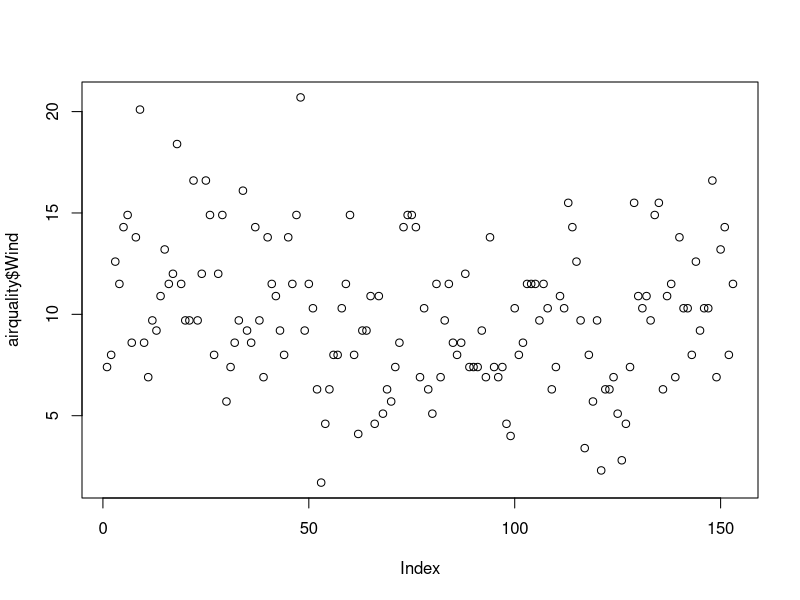
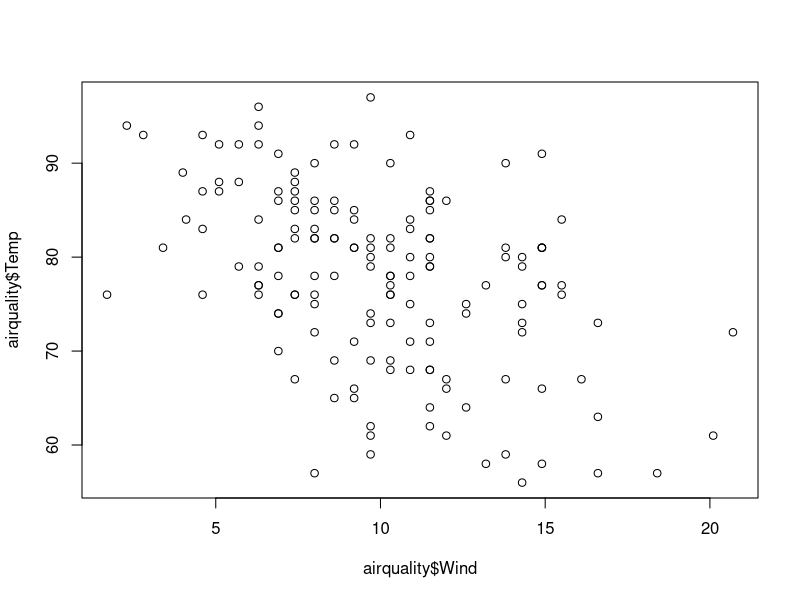
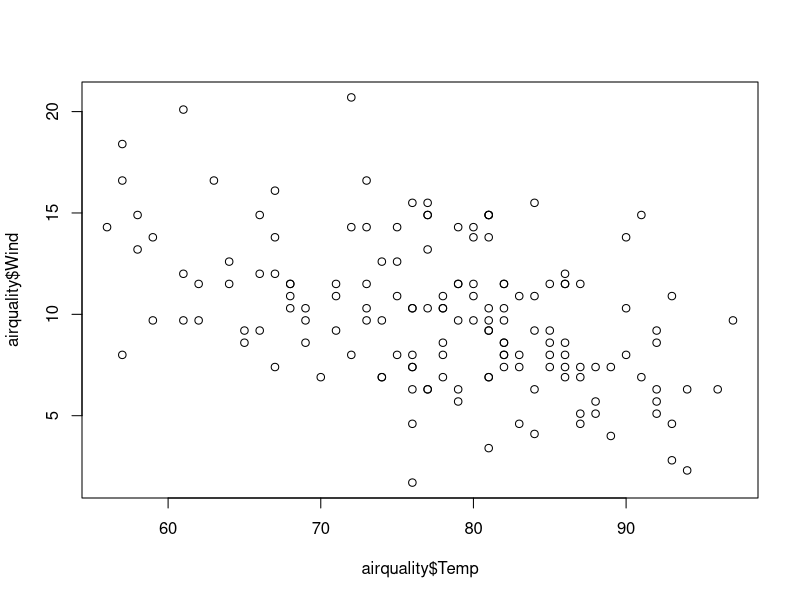
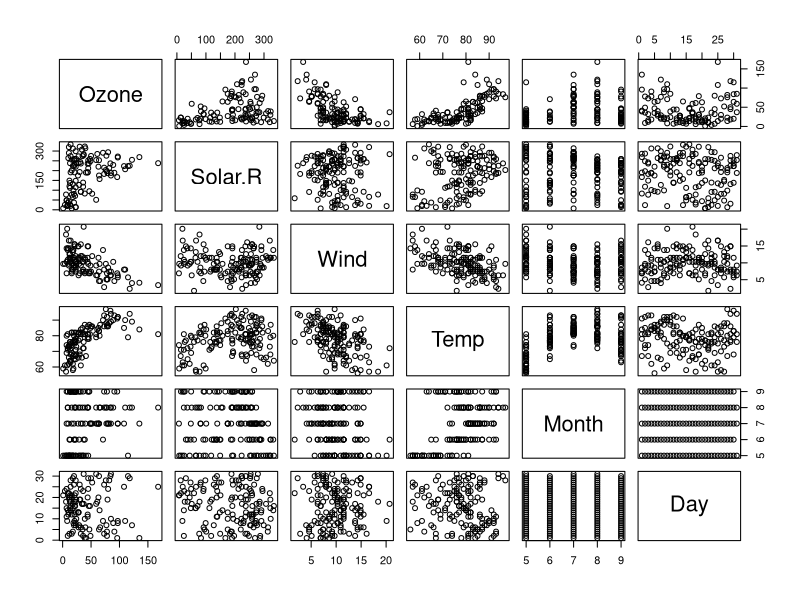
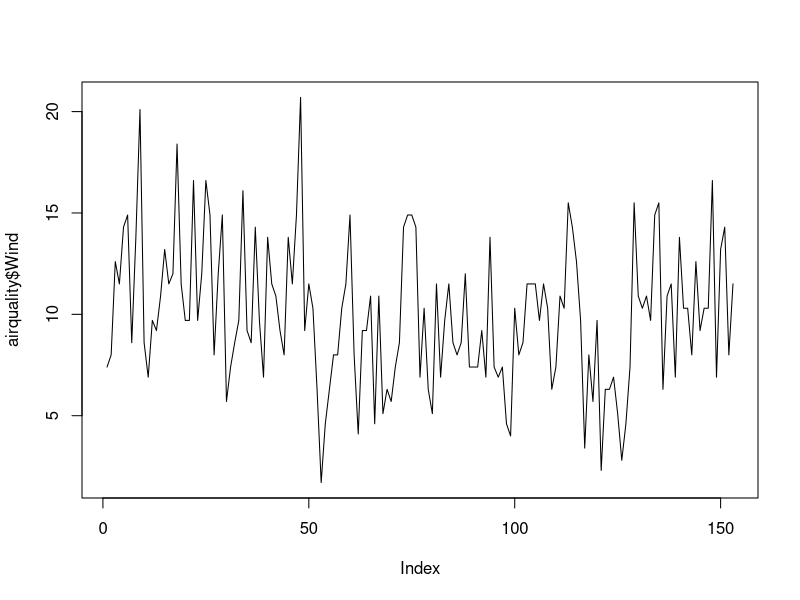
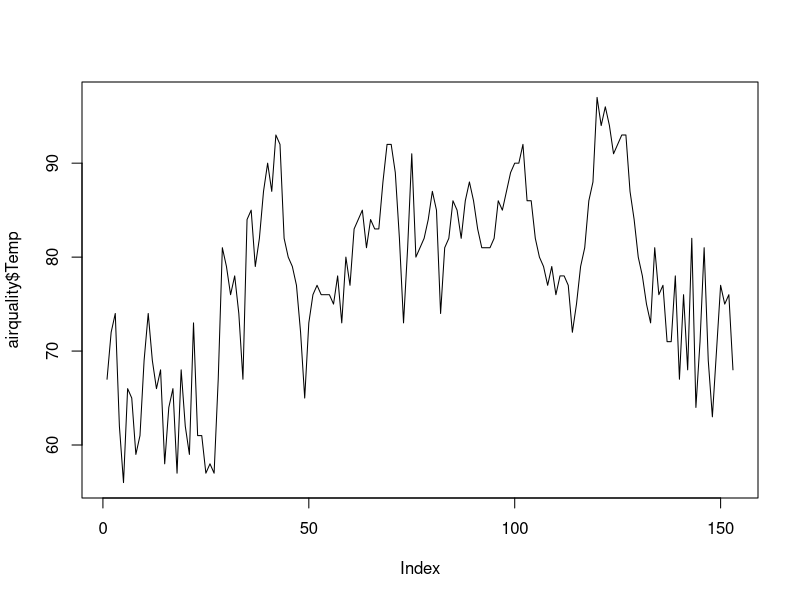
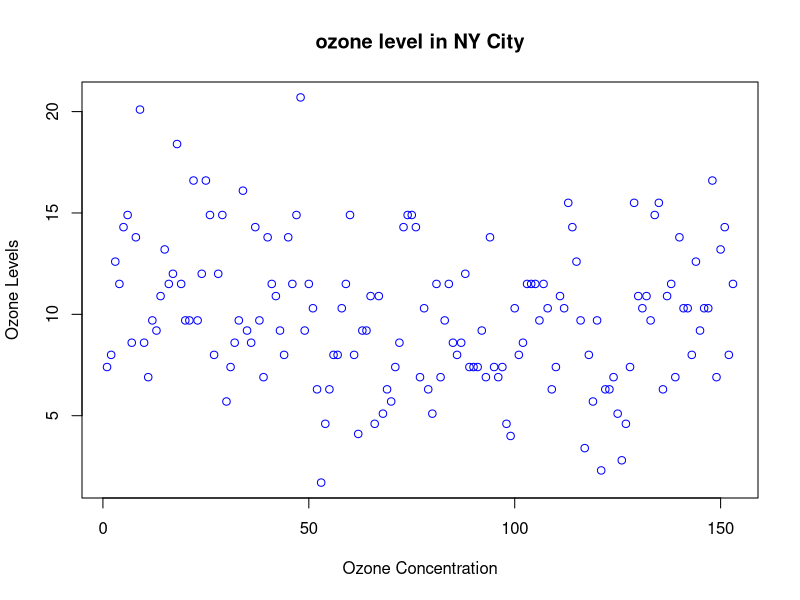
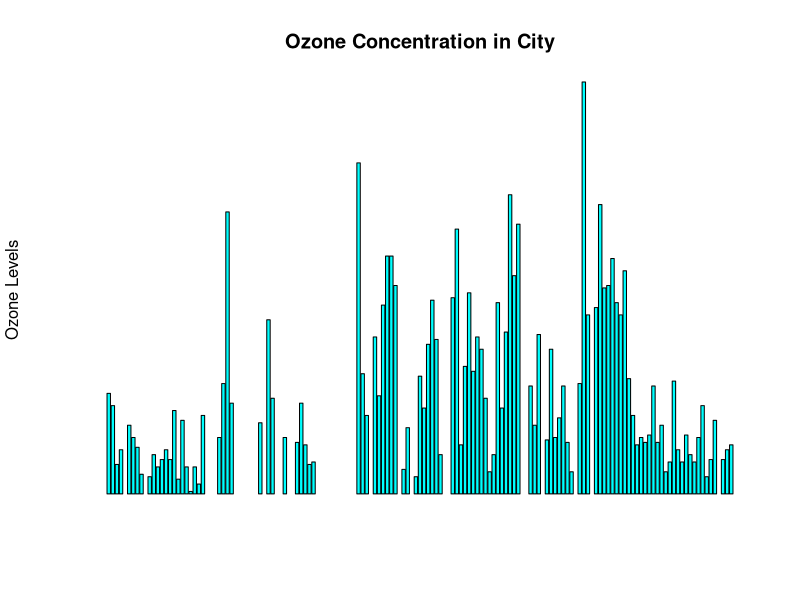

The R script that drew these images, in order:
airquality <- datasets::airquality

#Top 10 rows nd last 10 rows
head(airquality,10)
tail(airquality,10)

#Column
airquality[,c(1,2)]
df<-airquality[,-6]
summary(airquality[,1])
airquality$Wind

#Summary of data
summary(airquality$Wind)
summary(airquality$Temp)
summary(airquality)

#To Find Structure OF Data
str(airquality)

#Plotting the Data
plot(airquality$Wind)
plot(airquality$Wind,airquality$Temp,type="p")
plot(airquality$Temp,airquality$Wind,type="p")
plot(airquality)
#Plotting in Points and Lines
plot(airquality$Wind,type ="l")
plot(airquality$Temp,type ="l")
plot(airquality$Wind,xlab="Ozone Concentration",ylab = "Ozone Levels",
     col='blue',main = "ozone level in NY City")

#Horizontal Bar Plot
barplot(airquality$Ozone,main = 'Ozone Concentration in City',ylab = 'Ozone Levels',
        col='cyan',horiz=F,axes=F)

#Histogram
hist(airquality$Temp)
hist(airquality$Temp,main='Solar Radiation Values in Air',xlab = 'Solar Radiation',col='green')

#Single Box Plot
boxplot(airquality$Temp,main='Boxplot')

#Multiple Box Plot
boxplot(airquality[,1:4],main='Multiple')
